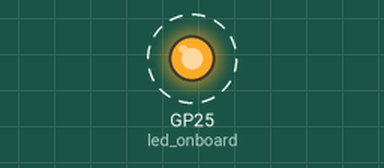
Bench run of a program on a simulated Raspberry Pi Pico running MicroPython. Shown: output pins drawn as LEDs (lit = HIGH). Dashed ring = blinking.

Above: at 0.05 s.
Timing chart, 0 to 3.0 s (numbered marks = the images above):
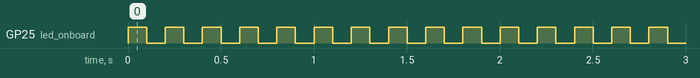

Measured:
- by itself, GP25 (led_onboard): alternates HIGH for 0.10 s and LOW for 0.10 s

The program:

hello-led-onboard-only.py
```python
# Hello, LED! This blinks an LED built into the pico. No external hardware needed.
# Probably the simplest possible example of pico.
import machine
import utime
import random

led_onboard = machine.Pin(25, machine.Pin.OUT)

while True:
  led_onboard.toggle()
  utime.sleep(0.1)
```
